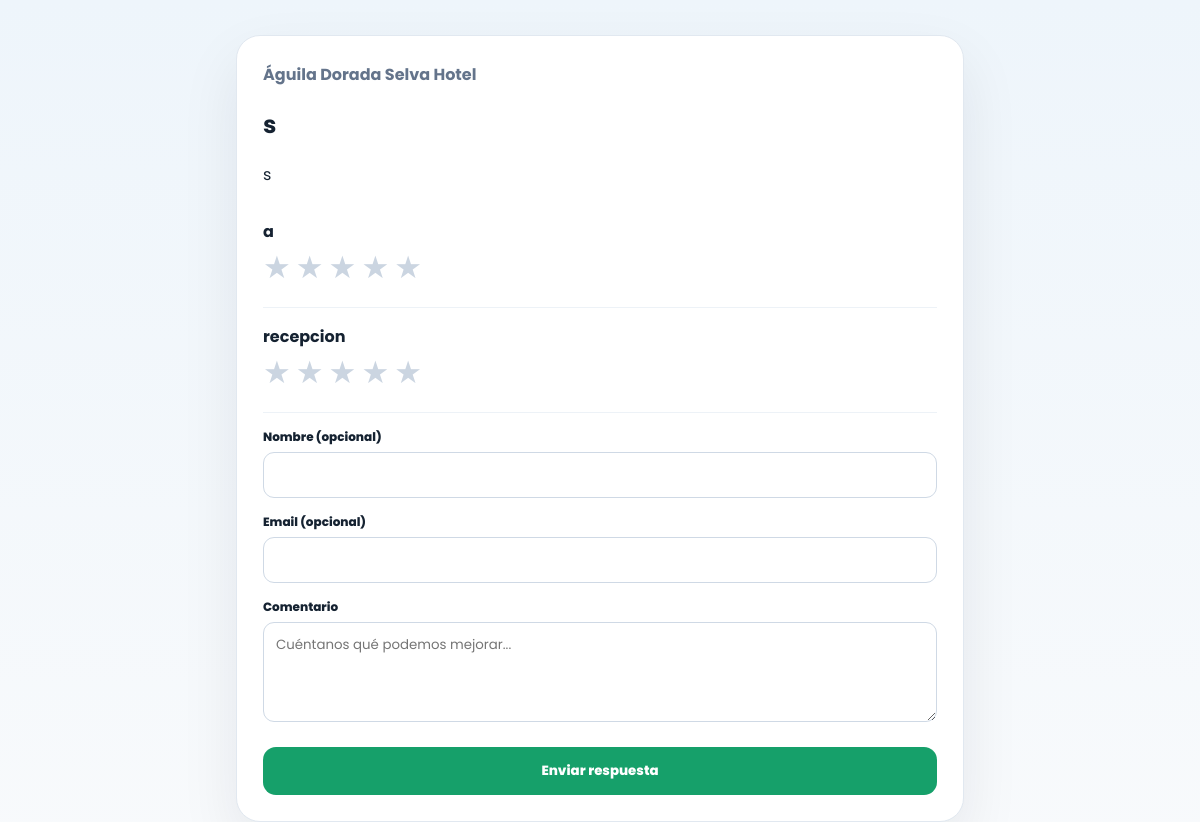
The app's page /views/encuesta_publica.php?hotel=aguila-dorada&encuesta=3 (signed in) with its own data.
### tables this page shows
CREATE TABLE `encuestas` (
  `id_encuesta` int(11) NOT NULL,
  `id_hotel` int(11) NOT NULL,
  `titulo` varchar(180) NOT NULL,
  `descripcion` text DEFAULT NULL,
  `umbral_publicar` decimal(3,2) NOT NULL DEFAULT 4.00,
  `estado` enum('ACTIVA','INACTIVA') NOT NULL DEFAULT 'ACTIVA',
  `fecha_creacion` datetime NOT NULL DEFAULT current_timestamp()
);

CREATE TABLE `hoteles` (
  `id_hotel` int(11) NOT NULL,
  `id_plan` int(11) DEFAULT NULL,
  `ruc` varchar(20) NOT NULL,
  `razon_social` varchar(180) NOT NULL,
  `nombre_comercial` varchar(140) NOT NULL,
  `slug` varchar(90) NOT NULL,
  `gestion_por_habitacion` tinyint(1) NOT NULL DEFAULT 0,
  `direccion` varchar(220) DEFAULT NULL,
  `email` varchar(120) DEFAULT NULL,
  `whatsapp` varchar(30) DEFAULT NULL,
  `fecha_inicio_plan` date NOT NULL,
  `fecha_fin_plan` date NOT NULL,
  `estado` enum('ACTIVO','VENCIDO','SUSPENDIDO') NOT NULL DEFAULT 'ACTIVO',
  `fecha_registro` timestamp NULL DEFAULT current_timestamp()
);

CREATE TABLE `encuesta_areas` (
  `id_area` int(11) NOT NULL,
  `id_encuesta` int(11) NOT NULL,
  `id_area_catalogo` int(11) DEFAULT NULL,
  `nombre` varchar(120) NOT NULL,
  `orden` int(11) NOT NULL DEFAULT 0,
  `estado` enum('ACTIVA','INACTIVA') NOT NULL DEFAULT 'ACTIVA'
);

### views/encuesta_publica.php (the view, shortened to what this page needs)
<?php
$db=(new Database())->connect();$slug=trim($_GET['hotel']??'');$idEncuesta=(int)($_GET['encuesta']??0);$ok=false;$err='';$promedio=0;$mostrarRedes=false;$redes=[];
$st=$db->prepare("SELECT e.*,h.id_hotel,h.nombre_comercial,h.slug FROM encuestas e JOIN hoteles h ON h.id_hotel=e.id_hotel WHERE e.id_encuesta=? AND h.slug=? AND e.estado='ACTIVA' LIMIT 1");$st->execute([$idEncuesta,$slug]);$encuesta=$st->fetch(PDO::FETCH_ASSOC);
$st=$db->prepare("SELECT * FROM encuesta_areas WHERE id_encuesta=? AND estado='ACTIVA' ORDER BY orden,id_area");$st->execute([$idEncuesta]);$areas=$st->fetchAll(PDO::FETCH_ASSOC);
?><!doctype html><html lang="es"><head><link rel="stylesheet" href="https://cdnjs.cloudflare.com/ajax/libs/font-awesome/6.4.0/css/all.min.css"></head><body><main class="wrap"><section class="card"><?php if(!$ok):?><div class="brand"><?=htmlspecialchars($encuesta['nombre_comercial'])?></div><h1><?=htmlspecialchars($encuesta['titulo'])?></h1><p><?=nl2br(htmlspecialchars($encuesta['descripcion']??''))?></p><form method="post"><?php foreach($areas as $a):?><div class="area"><b><?=htmlspecialchars($a['nombre'])?></b><div class="stars"><?php for($i=5;$i>=1;$i--):?><label for="a<?=$a['id_area']?>_<?=$i?>">★</label><?php endfor;?></div></div><?php endforeach;?><div class="field"><label>Nombre (opcional)</label><input name="nombre"></div><div class="field"><label>Email (opcional)</label><input type="email" name="email"></div><div class="field"><label>Comentario</label><textarea name="comentario" placeholder="Cuéntanos qué podemos mejorar..."></textarea></div><button class="btn">Enviar respuesta</button></form><?php endif;?></section></main></body></html>

### views/encuesta_publica.php (style rules this page uses)
* { box-sizing:border-box }
body { margin:0;background:linear-gradient(180deg,#eef5fb,#f8fafc);font-family:Poppins;color:#152231 }
.wrap { max-width:760px;margin:35px auto;padding:0 16px }
.card { background:#fff;border:1px solid #e1e8f0;border-radius:24px;padding:26px;box-shadow:0 25px 60px #0f172a14 }
.brand { color:#64748b;font-weight:700 }
.area { padding:16px 0;border-bottom:1px solid #edf2f7 }
.stars { display:flex;flex-direction:row-reverse;justify-content:flex-end;gap:5px }
.stars label { font-size:31px;color:#cbd5e1;cursor:pointer }
.field { margin-top:15px }
.field label { display:block;font-size:12px;font-weight:800;margin-bottom:6px }
.field input,.field textarea { width:100%;padding:12px;border:1px solid #cfd9e5;border-radius:11px;font-family:Poppins }
.field textarea { min-height:100px }
.btn { width:100%;border:0;border-radius:13px;padding:14px;background:#16a06a;color:#fff;font-weight:800;font-family:Poppins;margin-top:18px;cursor:pointer }

### records on screen
encuestas: id_hotel.nombre_comercial "Águila Dorada Selva Hotel", titulo "s", descripcion "s"
encuesta_areas: nombre "a"
encuesta_areas: nombre "recepcion"
